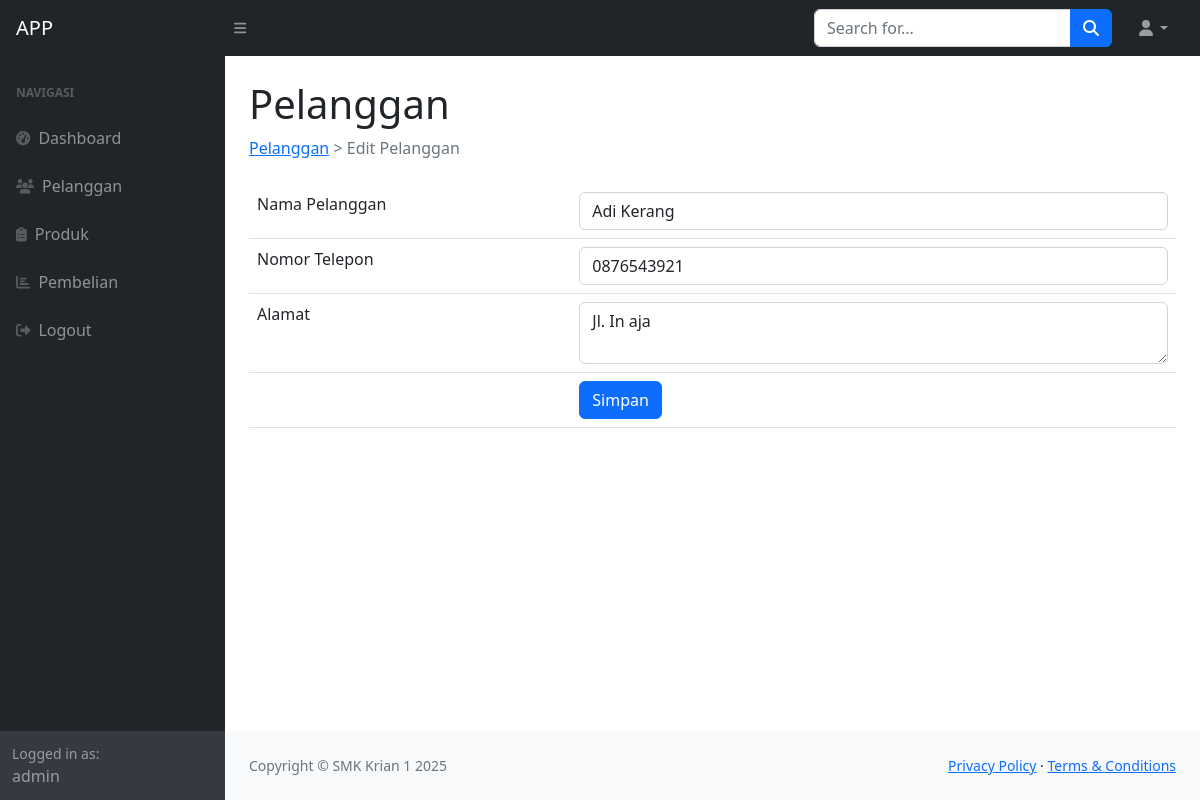
Page /index.php?page=edit_pelanggan&id=1 (signed in) on the committed database.
### tables this page shows
CREATE TABLE `pelanggan` (
  `PelangganID` int(11) NOT NULL,
  `NamaPelanggan` varchar(255) DEFAULT NULL,
  `Alamat` text DEFAULT NULL,
  `NomorTelepon` varchar(15) DEFAULT NULL
);

### edit_pelanggan.php (the view, shortened to what this page needs)
<?php
$id = $_GET['id'];
$query = mysqli_query($koneksi, "SELECT * FROM pelanggan WHERE PelangganID = '$id'");
$pelanggan = mysqli_fetch_array($query);
?>
<div class="container-fluid px-4">
    <h1 class="mt-4">Pelanggan</h1>
    <ol class="breadcrumb mb-4">
        <li class="breadcrumb-item active"><a href="?page=pelanggan">Pelanggan</a> > Edit Pelanggan</li>
    </ol>
    <form action="" method="post">
        <table class="table">
            <tr>
                <td>Nama Pelanggan</td>
                <td><input type="text" name="NamaPelanggan" class="form-control" required value="<?= $pelanggan['NamaPelanggan']; ?>"></td>
            </tr>
            <tr>
                <td>Nomor Telepon</td>
                <td><input type="text" name="NomorTelepon" class="form-control" required value="<?= $pelanggan['NomorTelepon']; ?>"></td>
            </tr>
            <tr>
                <td>Alamat</td>
                <td><textarea name="Alamat" class="form-control" required><?= $pelanggan['Alamat']; ?></textarea></td>
            </tr>
            <tr>
                <td></td>
                <td><input type="submit" name="simpan" value="Simpan" class="btn btn-primary"></td>
            </tr>
        </table>
    </form>
</div>

### rows in the picture
pelanggan: NamaPelanggan "Adi Kerang", NomorTelepon "0876543921", Alamat "Jl. In aja"

### other values in the picture
$_SESSION['user']['name'] "admin"
